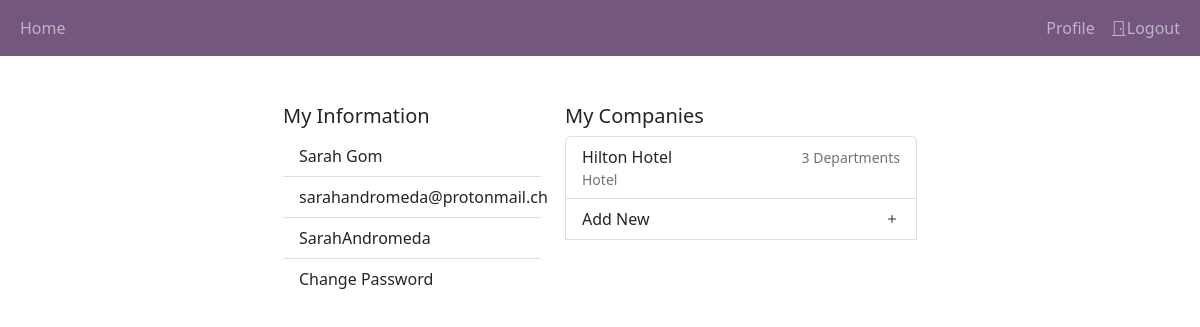
The app's page /home/ (signed in), older data.
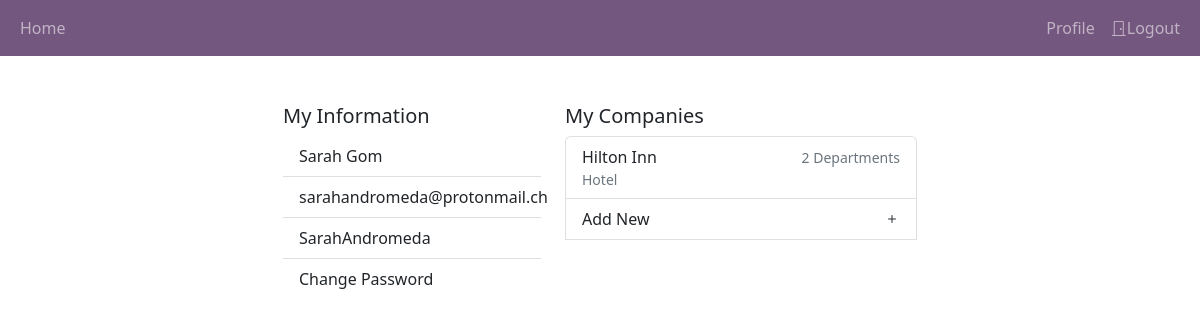
The same page, newer data.
### main_register/models.py (models this page shows, shortened)
class Company(models.Model):
    name = models.CharField(max_length=150)
    industry = models.CharField(max_length=100)
    departments = models.ManyToManyField(Department)
    user = models.ForeignKey(settings.AUTH_USER_MODEL, on_delete=models.CASCADE)

### main_register/views.py (the view, shortened to what this page needs)
# urls.py: path('home/', views.user_home, name= 'user_home'),
@login_required
def user_home(response):
    user = response.user
    companies = user.company_set.all()
    company_form = CompanyForm()
    values_dict = {
        'user': user,
        'companies' : companies,
        'company_form': company_form
        }
    return render(
        response,
        'main_register/user_home.html',
        values_dict
        )

### main_register/templates/main_register/user_home.html (shortened to what this page needs)
{% extends 'main_register/base.html' %}
{% load static %}
{% load crispy_forms_tags %}
{% block content %}
<div class="row justify-content-center">
    <div class="col-3">
        <h5>My Information</h5>
        <ul class="list-group list-group-flush">
            <li class="list-group-item">{{ user.first_name }} {{ user.last_name }}</li>
            <li class="list-group-item">{{ user.email }}</li>
            <li class="list-group-item">{{ user.user_name }}</li>
            <a href="{% url 'change_password' %}" class="list-group-item list-group-item-action">Change Password</a>
          </ul>
    </div>
    <div class="col-4">
        <h5>My Companies</h5>
        <div class="list-group">
        {% for company in companies %}
            <a href="{% url 'department_page' company.id %}" id="view-instance" class="list-group-item list-group-item-action">
                <div class="d-flex justify-content-between align-items-center">
                {{ company.name }}
                <small class="text-muted">
                    {{ company.departments.count }}
                    {% if company.departments.count == 1 %}
                    Department
                    {% else %}
                    Departments
                    {% endif %}
                </small>
                </div>
                <div class="d-flex justify-content-between align-items-center">
                    <small class="text-muted">{{ company.industry }}</small>
                </div>
            </a>
        {% endfor %}
            <button type="button" id="new" class="list-group-item list-group-item-action d-flex justify-content-between align-items-center">
                Add New
                <i class="bi bi-plus"></i>
            </button>
        </div>
    </div>
</div>
{% endblock %}

Row changes from the older to the newer data that the page shows:
changed Company "Hotel": name "Hilton Hotel" → "Hilton Inn"; departments.count "3" → "2"
